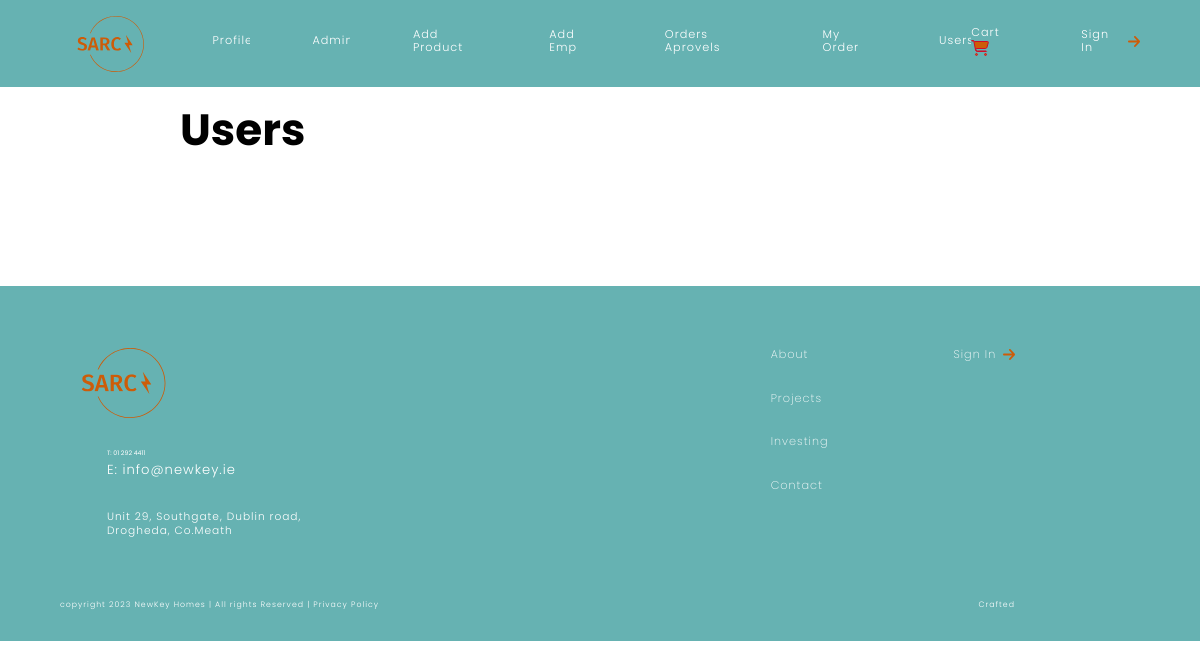
The page /allUsers/ (signed in) on the database as committed earlier.
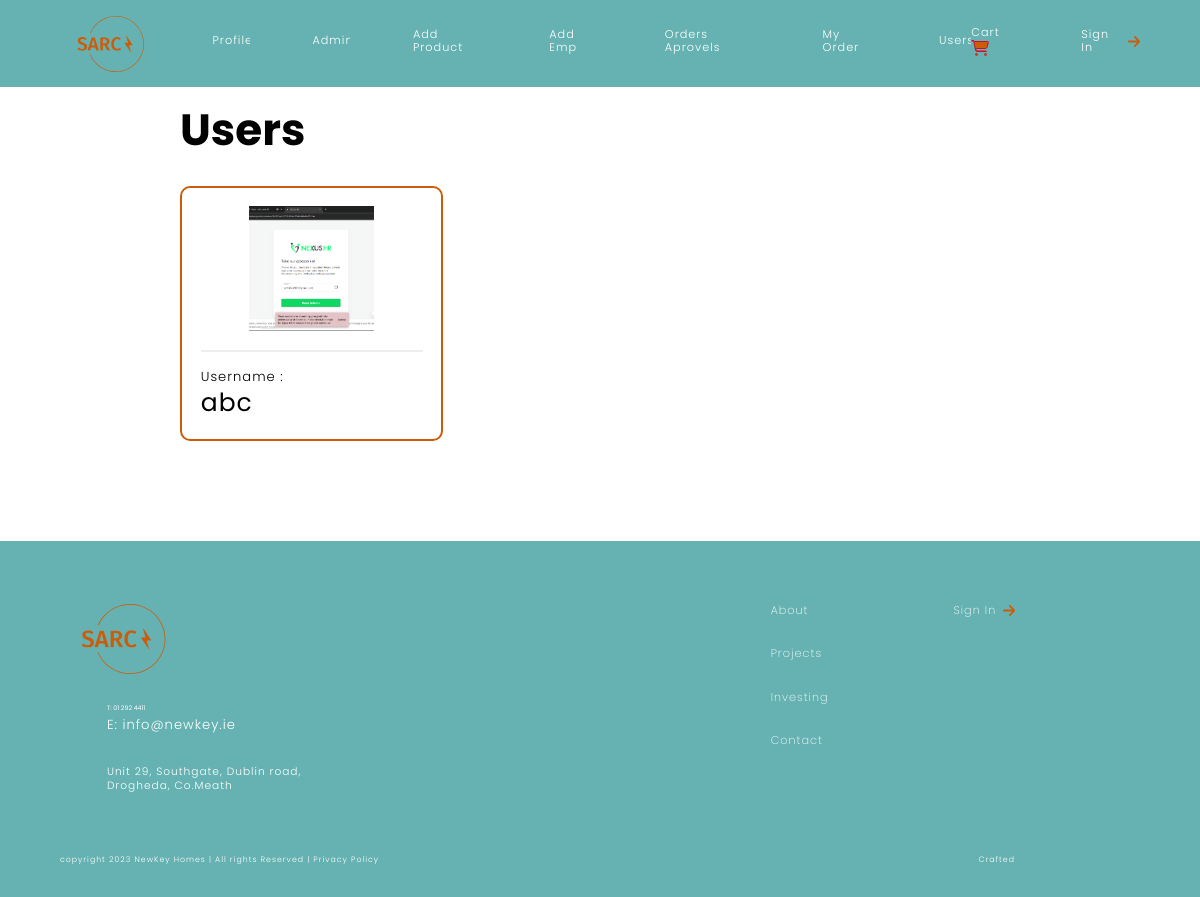
The same page on the database as committed later.
### cms_app/models.py (models this page shows)
class CMSUser(models.Model):
    user=models.ForeignKey(User,on_delete=models.CASCADE)
    email=models.EmailField()
    address=models.TextField(default="")
    role=models.CharField(default="Customer",max_length=30)
    role_ID=models.PositiveSmallIntegerField(default=1,)
    contect_number=models.CharField(max_length=20)
    balance=models.BigIntegerField(default=BASE_BALANCE)
    profile_img=models.ImageField(upload_to=upload_user_path,null=True)

### cms_app/views.py (the view)
# urls.py: path("allUsers/",view=views.allUsersPage,name="allUsers"),
@login_required(login_url="/login",redirect_field_name="home")
def allUsersPage(request:HttpRequest):
    users=CMSUser.objects.all()
    context={
        "pages":[users[i:i+12] for i in range(0,len(users),12)]
    }
    return render(request=request,template_name='allUsers.html',context=context)

### cms_app/templates/allUsers.html (shortened to what this page needs)
{% extends "base.html" %}
{% load static %}
{% block 'body' %}
<section class="users">
    <div class="container">
        <h1 class="title-5xl users-title">Users</h1>
        <div class="swiper users-slider">
            <div class="swiper-wrapper">
                {% for users in pages %}
                <div class="user-card-wrapper swiper-slide">
                    {% for user in users %}
                    <a href="/user/{{user.id}}" class="user-link">
                        <div class="user-card">
                            <figure class="card-figure">
                                <img src="{{user.profile_img.url}}" alt="user">
                            </figure>
                            <div class="card-content">
                                <p class="paragraph-md">Username :</p>
                                <h2 class="title-3xl">{{user.user.username}}</h2>
                            </div>
                        </div>
                    </a>
                    {% endfor %}
                </div>
                {% endfor %}
            </div>
            <div class="slider-controls">
            </div>
        </div>
    </div>
</section>
{% endblock 'body' %}

Rows that differ between the two databases and show on the page:
added CMSUser: profile_img (picture), user.username "abc"
